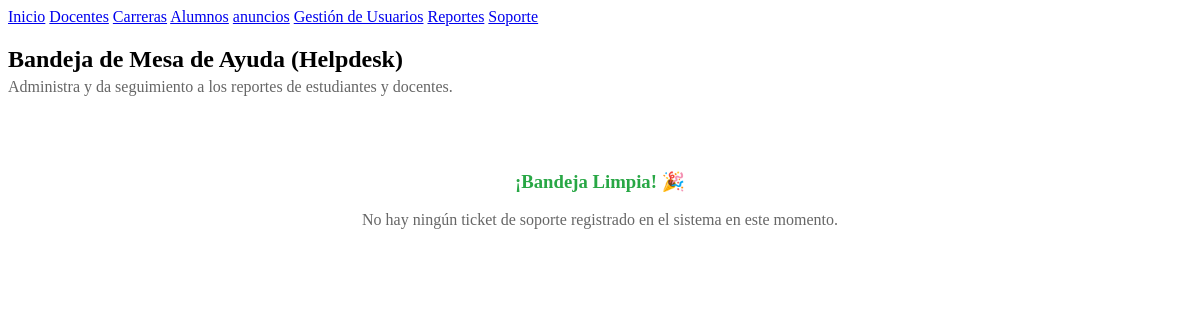
/Administrativo/gestion_tickets.php (signed in), run on an earlier commit of the app's database.
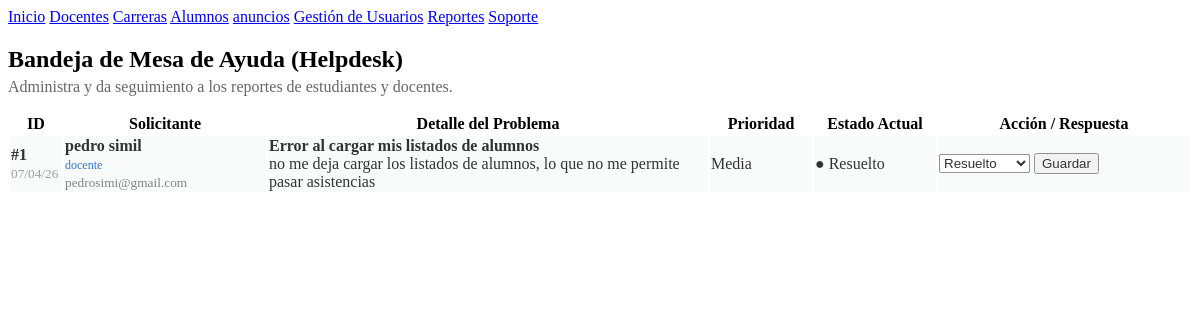
And on a later commit of the database.
### tables this page shows
CREATE TABLE IF NOT EXISTS `tickets_soporte` (
  `id_ticket` int NOT NULL AUTO_INCREMENT,
  `id_usuario` int NOT NULL,
  `asunto` varchar(150) NOT NULL,
  `descripcion` text NOT NULL,
  `prioridad` enum('Baja','Media','Alta','Urgente') DEFAULT 'Media',
  `estado` enum('Abierto','En Proceso','Resuelto') DEFAULT 'Abierto',
  `fecha_creacion` timestamp NULL DEFAULT CURRENT_TIMESTAMP,
  PRIMARY KEY (`id_ticket`),
  KEY `id_usuario` (`id_usuario`),
  CONSTRAINT `tickets_soporte_ibfk_1` FOREIGN KEY (`id_usuario`) REFERENCES `usuarios` (`id_usuario`) ON DELETE CASCADE
);

CREATE TABLE IF NOT EXISTS `usuarios` (
  `id_usuario` int NOT NULL AUTO_INCREMENT,
  `nombre` varchar(100) DEFAULT NULL,
  `correo` varchar(100) DEFAULT NULL,
  `contraseña` varchar(255) DEFAULT NULL,
  `estado` tinyint DEFAULT '1',
  PRIMARY KEY (`id_usuario`),
  UNIQUE KEY `correo` (`correo`)
);

CREATE TABLE IF NOT EXISTS `roles` (
  `id_rol` int NOT NULL AUTO_INCREMENT,
  `nombre_rol` varchar(50) DEFAULT NULL,
  PRIMARY KEY (`id_rol`)
);

### Administrativo/procesar_tickets.php (called while the page is built, shortened)
<?php
require '../conexion.php';
try {
    $sql_tickets = "SELECT t.*, u.nombre AS nombre_solicitante, u.correo, r.nombre_rol
                    FROM tickets_soporte t
                    INNER JOIN usuarios u ON t.id_usuario = u.id_usuario
                    INNER JOIN usuario_roles ur ON u.id_usuario = ur.id_usuario
                    INNER JOIN roles r ON ur.id_rol = r.id_rol
                    ORDER BY
                        FIELD(t.estado, 'Abierto', 'En Proceso', 'Resuelto'),
                        FIELD(t.prioridad, 'Urgente', 'Alta', 'Media', 'Baja'),
                        t.fecha_creacion DESC";
    $stmt_tickets = $conexion->query($sql_tickets);
    $lista_tickets = $stmt_tickets->fetchAll(PDO::FETCH_ASSOC);
} catch(PDOException $e) {
    $mensaje_error = "Error al cargar la bandeja de entrada: " . $e->getMessage();
}
?>

### Administrativo/gestion_tickets.php (the view, shortened to what this page needs)
<?php
require 'procesar_tickets.php';
?>
<!DOCTYPE html>
<html lang="es">
<head>
</head>
<body>
            <?php
        require 'encabezado.php';
        ?>
<div class="contenedor">
    <h2 style="margin-bottom: 5px;">Bandeja de Mesa de Ayuda (Helpdesk)</h2>
    <p style="color: #666; margin-top: 0;">Administra y da seguimiento a los reportes de estudiantes y docentes.</p>
    <div class="caja">
        <?php if(count($lista_tickets) > 0): ?>
            <table>
                <thead>
                    <tr>
                        <th style="width: 50px;">ID</th>
                        <th style="width: 200px;">Solicitante</th>
                        <th>Detalle del Problema</th>
                        <th style="width: 100px;">Prioridad</th>
                        <th style="width: 120px;">Estado Actual</th>
                        <th style="width: 250px;">Acción / Respuesta</th>
                    </tr>
                </thead>
                <tbody>
                    <?php foreach($lista_tickets as $t): ?>
                        <tr style="<?= ($t['estado'] == 'Resuelto') ? 'background-color: #f8f9fa; opacity: 0.8;' : '' ?>">
                            <td><strong>#<?= $t['id_ticket'] ?></strong><br><small style="color:#888;"><?= date('d/m/y', strtotime($t['fecha_creacion'])) ?></small></td>
                            <td>
                                <strong><?= htmlspecialchars($t['nombre_solicitante']) ?></strong><br>
                                <span style="font-size: 12px; color: #0056b3;"><?= htmlspecialchars($t['nombre_rol']) ?></span><br>
                                <small style="color: #666;"><?= htmlspecialchars($t['correo']) ?></small>
                            </td>
                            <td>
                                <strong><?= htmlspecialchars($t['asunto']) ?></strong>
                                <div class="detalle-desc">
                                    <?= nl2br(htmlspecialchars($t['descripcion'])) ?>
                                </div>
                            </td>
                            <td>
                                <span class="badge prio-<?= $t['prioridad'] ?>"><?= $t['prioridad'] ?></span>
                            </td>
                            <td>
                                <?php $clase_estado = "est-" . explode(' ', $t['estado'])[0]; ?>
                                <span class="<?= $clase_estado ?>">● <?= $t['estado'] ?></span>
                            </td>
                            <td>
                                <form action="" method="POST" class="form-inline">
                                    <select name="nuevo_estado" required>
                                        <option value="Resuelto" <?= ($t['estado'] == 'Resuelto') ? 'selected' : '' ?>>Resuelto</option>
                                    </select>
                                    <button type="submit" name="actualizar_ticket" class="btn-actualizar">Guardar</button>
                                </form>
                            </td>
                        </tr>
                    <?php endforeach; ?>
                </tbody>
            </table>
        <?php else: ?>
            <div style="text-align: center; padding: 40px;">
                <h3 style="color: #28a745;">¡Bandeja Limpia! 🎉</h3>
                <p style="color: #666;">No hay ningún ticket de soporte registrado en el sistema en este momento.</p>
            </div>
        <?php endif; ?>
    </div>
</div>
</body>
</html>

What changed in the data, as far as the page shows it:
added tickets_soporte: id_ticket "1", fecha_creacion "07/04/26", id_usuario.nombre "pedro simil", roles.nombre_rol "docente", id_usuario.correo "pedrosimi@gmail.com", asunto "Error al cargar mis listados de alumnos", descripcion "no me deja cargar los listados de alumnos, lo que no me permite pasar asistencias", prioridad "Media", estado "Resuelto", nuevo_estado "Resuelto"
Also different on the page:
text no longer shown: "¡Bandeja Limpia! 🎉 No hay ningún ticket de soporte registrado en el sistema en este momento."
text now shown: "ID Solicitante Detalle del Problema Prioridad Estado Actual Acción / Respuesta"
